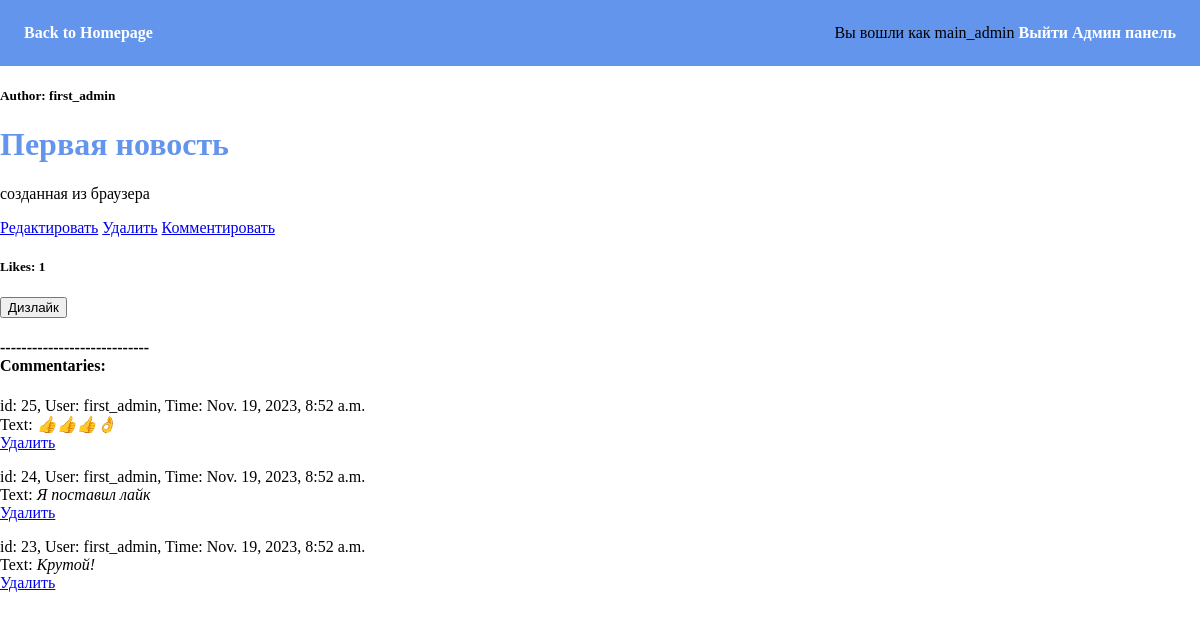
/news/3/ (signed in), run on the app's committed database.
### news/models.py (models this page shows, shortened)
class News(models.Model):
    author = models.ForeignKey(User, null=True, on_delete=models.SET_NULL) # УКАЗАНИЕ АВТОРА
    article = models.CharField(max_length=100) # ЗАГОЛОВОК НОВОСТИ
    body = models.TextField(blank=True, null=True) # ТЕКСТ НОВОСТИ
    commentary = models.ManyToManyField(Commentaries)
    likes = models.ManyToManyField(Likes)
    def get_likes(self):
        return self.likes.count()

class Commentaries(models.Model):
    class Meta:
        ordering = ['-date']
    user = models.ForeignKey(User, null=True, on_delete=models.SET_NULL)
    date = models.DateTimeField(auto_now_add=True)
    text = models.TextField(blank=False, null=True)

### news/views.py (the view)
# urls.py: path('news/<int:pk>/', detail_view, name='detail-news'),
def detail_view(request, pk):
    try:
        obj = News.objects.get(id=pk)
    except News.DoesNotExist:
        raise Http404
    return render(request, 'news/detail.html', {'single_object': obj})

### news/templates/news/detail.html (shortened to what this page needs)
{% extends "base.html" %}
{% block content %}
<h5>Author: {{ single_object.author }}</h5>
<h1>{{ single_object.article }}</h1>
{% include 'news/detail_snippet.html' with single_object=single_object %}
{% if perms.user.is_staff %}
    <a href="/news/edit/{{ single_object.pk }}">Редактировать</a>
    <a href="/news/delete/{{ single_object.pk }}">Удалить</a>
    <a href="/news/commentary/{{ single_object.pk }}">Комментировать</a>
{% endif %}
<h5>Likes: {{ single_object.get_likes }}</h5>
<form action="/news/like/{{ single_object.pk }}/" method="post">
    {% if not single_object.get_likes %}
        <input type="submit" value="Лайк">
    {% else %}
        <input type="submit" value="Дизлайк">
    {% endif %}
</form>
<h4>
    ----------------------------<br>
    Commentaries:
</h4>
{% for c in single_object.commentary.all %}
    <p>
        id: {{ c.pk }},
        User: {{ c.user }},
        Time: {{ c.date }}<br>
        Text: <i>{{ c.text }}</i><br>
    {% if perms.user.is_staff %}
        <a href="/news/commentary/{{ c.pk }}/delete/">Удалить</a>
    {% endif %}
    </p>
{% endfor %}
{% endblock %}

### templates/navbar.html
<nav>
    <a href="/">Back to Homepage</a>
    <div class="nav-menu">
        {% if user.is_authenticated %}
            <span>Вы вошли как {{ user }}</span>
            <a href="/logout">Выйти</a>
            <a href="admin/">Админ панель</a>
        {% else %}
            <a href="/login">Войдите</a>
            <a>или</a>
            <a href="/register">Зарегистрируйтесь</a>
        {% endif %}
    </div>
</nav>

### news/templates/news/detail_snippet.html
{% if single_object.body %}
    <p>{{ single_object.body }}</p>
{% else %}
    <p>Content coming soon</p>
{% endif %}

### templates/base.html (style rules this page uses)
body { margin: 0; }
nav { padding: 1.5em; background-color: cornflowerblue; display: flex; justify-content: space-between; }
nav a { color: #fff; text-decoration:none; font-weight: bold; }
h1 { color: cornflowerblue; }

### data on the page
News: author "first_admin", article "Первая новость", body "созданная из браузера", get_likes "1"
Commentaries: pk "25", user "first_admin", date "Nov. 19, 2023, 8:52 a.m.", text "👍👍👍👌"
Commentaries: pk "24", user "first_admin", date "Nov. 19, 2023, 8:52 a.m.", text "Я поставил лайк"
Commentaries: pk "23", user "first_admin", date "Nov. 19, 2023, 8:52 a.m.", text "Крутой!"

### other printed values
{{ user }} "main_admin"
